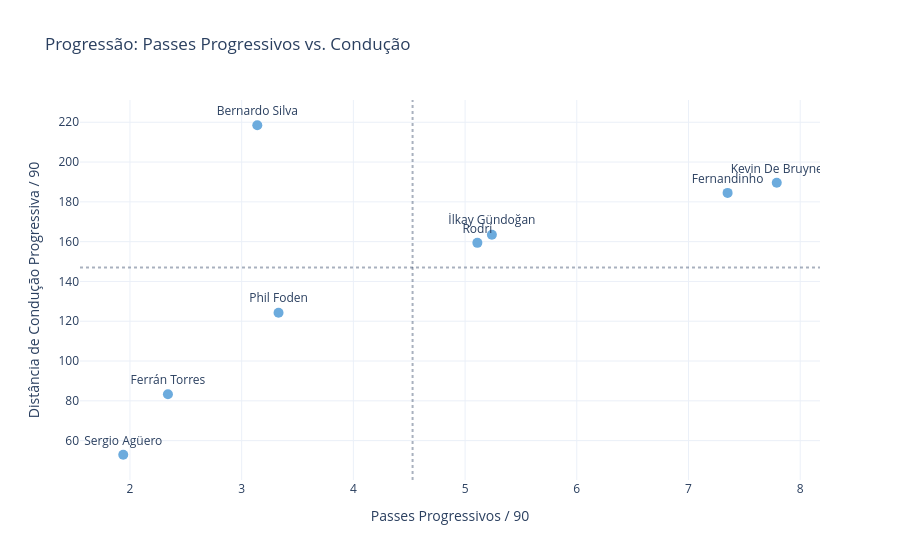

The notebook cell this image was saved under:
### Markdown cell above
### Progressão: Passes vs. Condução

Identifica como cada jogador avança a bola — pelo passe ou pela condução. Jogadores no quadrante superior direito são eficazes nas duas dimensões.

### Code cell
def plot_progression_scatter(df):
    fig = px.scatter(df, x="ProgPass/90", y="PrgDistCarry/90",
                     text="Player",
                     title="Progressão: Passes Progressivos vs. Condução",
                     labels={"ProgPass/90": "Passes Progressivos / 90",
                             "PrgDistCarry/90": "Distância de Condução Progressiva / 90"},
                     template="plotly_white")

    fig.update_traces(textposition="top center", marker=dict(size=10, color="#6CABDD"))
    fig.add_hline(y=df["PrgDistCarry/90"].mean(), line_dash="dot", opacity=0.4)
    fig.add_vline(x=df["ProgPass/90"].mean(), line_dash="dot", opacity=0.4)
    fig.show()

plot_progression_scatter(df_mf)

### Figure 1 — Plotly figure (JSON) as saved in the notebook; plotly's stock layout.template omitted (floating-point values rounded to 4 significant figures)
{"data": [{"hovertemplate": "Passes Progressivos / 90=%{x}<br>Distância de Condução Progressiva / 90=%{y}<br>Player=%{text}<extra></extra>", "legendgroup": "", "marker": {"color": "#6CABDD", "size": 10, "symbol": "circle"}, "mode": "markers+text", "name": "", "orientation": "v", "showlegend": false, "text": ["Rodri", "Bernardo Silva", "İlkay Gündoğan", "Kevin De Bruyne", "Phil Foden", "Ferrán Torres", "Fernandinho", "Sergio Agüero"], "textposition": "top center", "type": "scatter", "x": [5.11, 3.14, 5.24, 7.79, 3.33, 2.34, 7.35, 1.94], "xaxis": "x", "y": [159.4, 218.5, 163.5, 189.6, 124.3, 83.3, 184.5, 52.9], "yaxis": "y"}], "layout": {"legend": {"tracegroupgap": 0}, "shapes": [{"line": {"dash": "dot"}, "opacity": 0.4, "type": "line", "x0": 0, "x1": 1, "xref": "x domain", "y0": 147, "y1": 147, "yref": "y"}, {"line": {"dash": "dot"}, "opacity": 0.4, "type": "line", "x0": 4.53, "x1": 4.53, "xref": "x", "y0": 0, "y1": 1, "yref": "y domain"}], "title": {"text": "Progressão: Passes Progressivos vs. Condução"}, "xaxis": {"anchor": "y", "domain": [0, 1], "title": {"text": "Passes Progressivos / 90"}}, "yaxis": {"anchor": "x", "domain": [0, 1], "title": {"text": "Distância de Condução Progressiva / 90"}}}}
